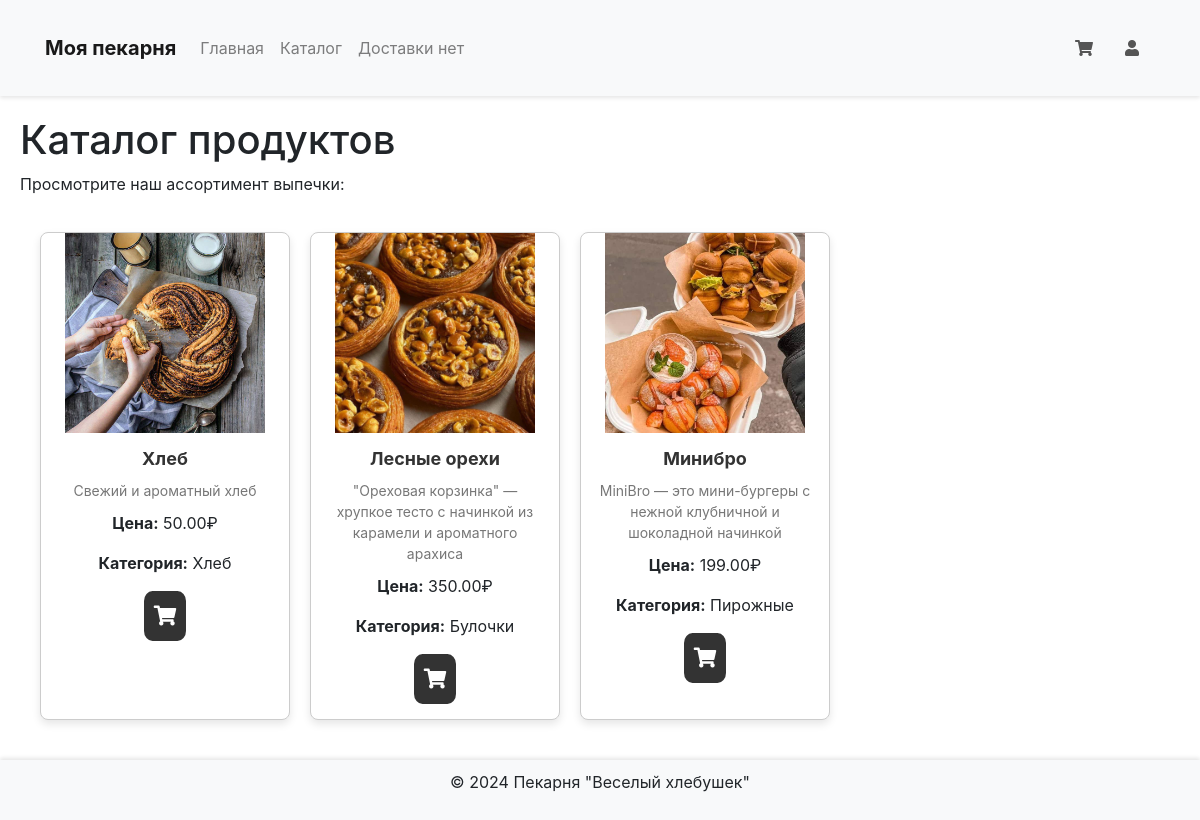
Page /catalog/ on the committed database.
### bakery_app/models.py (models this page shows, shortened)
class Product(models.Model):
    CATEGORY_CHOICES = [
        ('bread', 'Хлеб'),
        ('buns', 'Булочки'),
        ('cakes', 'Торты'),
        ('pastries', 'Пирожные'),
        ('croissants', 'Круассаны'),
    ]
    name = models.CharField(max_length=255)
    description = models.TextField()
    price = models.DecimalField(max_digits=10, decimal_places=2)
    category = models.CharField(choices=CATEGORY_CHOICES, max_length=50)
    image = models.ImageField(upload_to='product_images/', null=True, blank=True)

### bakery_app/views.py (the view)
# urls.py: path('catalog/', views.catalog, name='catalog'),
def catalog(request):
    products = Product.objects.all()  # Получаем все продукты из базы данных
    return render(request, 'bakery_app/catalog.html', {'products': products})

### bakery_app/templates/bakery_app/catalog.html (shortened to what this page needs)
{% extends 'bakery_app/base.html' %}
{% block content %}
<h1>Каталог продуктов</h1>
<p>Просмотрите наш ассортимент выпечки:</p>
<div class="product-container">
    {% for product in products %}
        <div class="product-card">
            {% if product.image %}
                <div class="product-image-wrapper">
                    <img src="{{ product.image.url }}" alt="{{ product.name }}" class="product-image">
                </div>
            {% else %}
                <p>Изображение недоступно.</p>
            {% endif %}
            <div class="product-info">
                <h3 class="product-title">{{ product.name }}</h3>
                <p class="product-description">{{ product.description }}</p>
                <p><strong>Цена:</strong> {{ product.price }}₽</p>
                <p><strong>Категория:</strong> {{ product.get_category_display }}</p>
                <a href="{% url 'add_to_cart' product.id %}" class="add-to-cart-btn">
                    <i class="fas fa-shopping-cart"></i>
                </a>
            </div>
        </div>
    {% empty %}
        <p>Нет доступных продуктов.</p>
    {% endfor %}
</div>
{% endblock %}

### bakery_app/templates/bakery_app/base.html (shortened to what this page needs)
<!DOCTYPE html>
<html lang="ru">
<head>
    {% load static %}
    <link rel="stylesheet" href="{% static 'css/styles.css' %}">
    <link rel="stylesheet" href="https://stackpath.bootstrapcdn.com/bootstrap/4.5.2/css/bootstrap.min.css">
    <link rel="stylesheet" href="https://cdnjs.cloudflare.com/ajax/libs/font-awesome/5.15.4/css/all.min.css">
</head>
<body>
    <header>
        <nav class="navbar navbar-expand-lg navbar-light bg-light">
            <div class="container">
                <a class="navbar-brand" href="{% url 'home' %}">Моя пекарня</a>
                <div class="collapse navbar-collapse" id="navbarNav">
                    <ul class="navbar-nav mr-auto">
                        <li >
                            <a class="nav-link" href="{% url 'home' %}">Главная</a>
                        </li>
                        <li >
                            <a class="nav-link" href="{% url 'catalog' %}">Каталог</a>
                        </li>
                        <li>
                            {% if request.user.latest_delivery %}
                                <a class="nav-link" href="{% url 'delivery_detail' delivery_id=request.user.latest_delivery.id %}">Доставка</a>
                            {% else %}
                                <span class="nav-link">Доставки нет</span>
                            {% endif %}
                        </li>
                    </ul>
                    <a class="nav-link" href="{% url 'cart' %}">
                        <i class="fas fa-shopping-cart"></i>
                    </a>
                    <a class="nav-link" href="{% url 'profile' %}">
                        <i class="fas fa-user"></i>
                    </a>
                </div>
            </div>
        </nav>
    </header>
    <main>
        {% block content %}{% endblock %}
    </main>
    <footer>
        <p>&copy; 2024 Пекарня "Веселый хлебушек"</p>
    </footer>
</body>
</html>

### bakery_app/static/css/styles.css (style rules this page uses)
body { font-family: Arial, sans-serif; margin: 0; padding: 0; }
header { background-color: #f8f8f8; }
.navbar { background-color: #f8f9fa; box-shadow: 0 2px 4px rgba(0, 0, 0, 0.1); }
.navbar-brand { font-size: 1.5rem; font-weight: bold; color: #333; }
.nav-link { color: #555; transition: color 0.3s; }
main { padding: 20px; }
footer { text-align: center; padding: 10px 0; background-color: #f8f9fa; position: relative; bottom: 0; width: 100%; box-shadow: 0 -2px 4px rgba(0, 0, 0, 0.1); }
.product-container { display: flex !important; flex-wrap: wrap !important; gap: 20px !important; padding: 20px !important; }
.product-card { width: 250px !important; border: 1px solid #ccc !important; border-radius: 8px !important; box-shadow: 0 4px 8px rgba(0, 0, 0, 0.1) !important; overflow: hidden !important; text-align: center !important; background-color: #fff; transition: transform 0.3s ease; }
.product-image-wrapper { height: 200px !important; width: 200px !important; overflow: hidden !important; position: relative !important; margin: 0 auto; }
.product-image { width: 100% !important; height: 100% !important; object-fit: cover !important; }
.product-info { padding: 15px; }
.product-title { font-size: 18px; font-weight: bold; margin-bottom: 10px; color: #333; }
.product-description { font-size: 14px; color: #777; margin-bottom: 10px; }
.add-to-cart-btn { display: inline-block; background-color: #333; border-radius: 20%; padding: 10px; color: white; font-size: 20px; transition: background-color 0.3s ease; }
.container { max-width: 1200px; margin: 0 auto; }
.container { max-width: 1200px; margin: 0 auto; padding: 20px; }

### rows in the picture
Product: image (picture), name "Хлеб", description "Свежий и ароматный хлеб", price "50.00", category "Хлеб"
Product: image (picture), name "Лесные орехи", description "\"Ореховая корзинка\" — хрупкое тесто с начинкой из карамели и ароматного арахиса", price "350.00", category "Булочки"
Product: image (picture), name "Минибро", description "MiniBro — это мини-бургеры с нежной клубничной и шоколадной начинкой", price "199.00", category "Пирожные"
